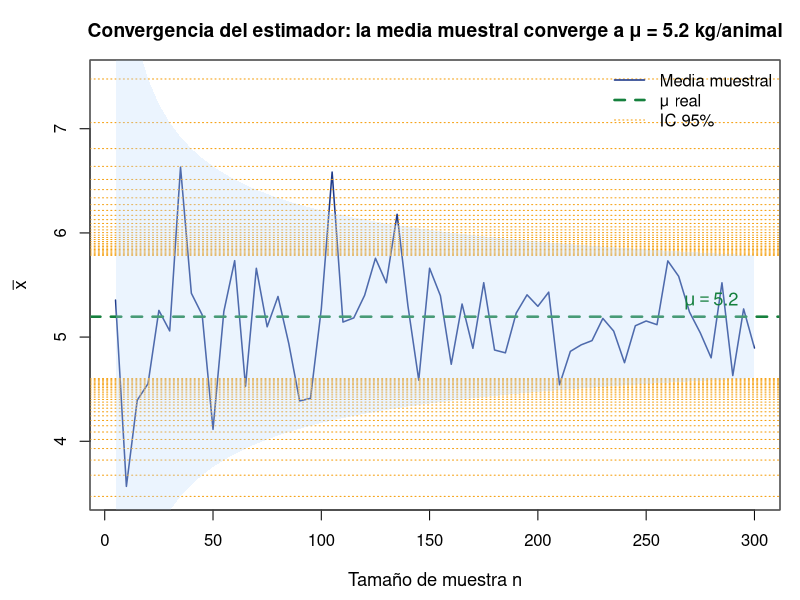

Write the R code that produced this figure.
## ---- chunk 1
#| echo: false
#| fig-width: 11
#| fig-height: 4.4
#| fig-align: center
set.seed(42)
pop <- rexp(500000, rate = 1/5.2)  # productividad exponencial, media=5.2
ns  <- seq(5, 300, by = 5)
medias <- sapply(ns, function(n) mean(sample(pop, n)))

par(mar = c(4.5, 4.5, 3, 1), family = "sans")
plot(ns, medias, type = "l", col = "#1e3a8a", lwd = 1.5,
     xlab = "Tamaño de muestra n",
     ylab = expression(bar(x)),
     main = "Convergencia del estimador: la media muestral converge a μ = 5.2 kg/animal",
     cex.main = 1.15, ylim = c(3.5, 7.5), cex.lab = 1.1)
abline(h = mean(pop), col = "#15803d", lwd = 2.5, lty = 2)
abline(h = mean(pop) + c(-1,1)*1.96*sd(pop)/sqrt(ns),
       col = "#f59e0b", lwd = 1, lty = 3)
polygon(c(ns, rev(ns)),
        c(mean(pop) + 1.96*sd(pop)/sqrt(ns),
          rev(mean(pop) - 1.96*sd(pop)/sqrt(ns))),
        col = adjustcolor("#bfdbfe", 0.3), border = NA)
text(280, mean(pop)+0.15, expression(mu == 5.2),
     col = "#15803d", cex = 1.1, font = 2)
legend("topright", legend = c("Media muestral", "μ real", "IC 95%"),
       col = c("#1e3a8a","#15803d","#f59e0b"),
       lwd = c(1.5,2.5,1), lty = c(1,2,3), bty = "n", cex = 1)
box(col = "gray40")
